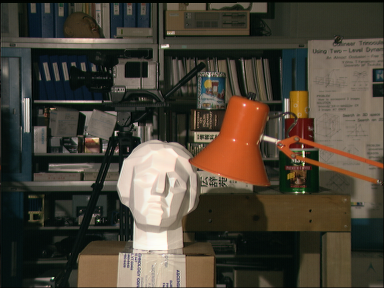
%> input picture Assignments/A5/ddd/BinocularStereo/tsukuba_l.ppm, 384 x 288 px
$ octave A5_ChengyinLiu.m   (GNU Octave 9; MATLAB toolbox functions it lacks are replaced by stand-ins)
%> lines starting %> are read from the running program, lines starting %| are printed output that depends on the picture
### Assignments/A5/ddd/Similarity.m
%%%%%%%%%%%%%%%%%%%%%%%%%%%%%%%%%%%%%%%%%%%%%%%%%%%%%%%%
%% Comp546
% Assignment5
% Chengyin Liu, cl93
%%%%%%%%%%%%%%%%%%%%%%%%%%%%%%%%%%%%%%%%%%%%%%%%%%%%%%%%

function sim = Similarity(imLeft, imRight, pixel, patchSize)
	[m, n] = size(imLeft);
	% get the patch position
	top = max(pixel(1) - patchSize / 2, 1);
	bot = min(pixel(1) + patchSize / 2, m);
	left = max(pixel(2) - patchSize / 2, 1);
	right = min(pixel(2) + patchSize / 2, n);

	patch = imLeft(top:bot, left:right);
	xcorr = normxcorr2(patch, imRight(top:bot, :));
	%[ypeak, xpeak] = find(xcorr == max(xcorr(:)));
	sim = xcorr(patchSize + 1, patchSize / 2 + 1:n + patchSize / 2);
end

### Assignments/A5/ddd/Disparity.m
function dis = Disparity(imLeft, imRight, patchSize, threshold)
	[m, n] = size(imLeft);
	dis = NaN(m, n);
	for i = 1 : m
		%disp(i)
		for j = 1 : n
			top = max(i - patchSize/2, 1);
			bot = min(i + patchSize/2, m);
			left = max(j - patchSize/2, 1);
			right = min(j + patchSize/2, n);

			patch = imLeft(top:bot, left:right);
			corr = normxcorr2(patch, imRight(top : bot, :));
			corrMax = max(corr(:));
			[ypeak, xpeak] = find(corr == corrMax);
			if corrMax > threshold
				distance = j - patchSize/2 - xpeak;
				if (distance > 0) || (abs(distance) > n / 6)
					distance = NaN;
				end
				dis(i, j) = abs(distance + patchSize);
			end
		end
	end
end

### Assignments/A5/ddd/A5_ChengyinLiu.m
%%%%%%%%%%%%%%%%%%%%%%%%%%%%%%%%%%%%%%%%%%%%%%%%%%%%%%%%
%% Comp546
% Assignment5
% Chengyin Liu, cl93
%%%%%%%%%%%%%%%%%%%%%%%%%%%%%%%%%%%%%%%%%%%%%%%%%%%%%%%%

close all;
clear all;
clc;

%% 1 Depth from Binocular Stereo
%% 1.1 Solving Correspondence
imLeft = imread('BinocularStereo/tsukuba_l.ppm');
%> imLeft is the input picture: size 288x384x3 uint8; mean R, G, B 74.7, 67.6, 55.3
imRight = imread('BinocularStereo/tsukuba_r.ppm');
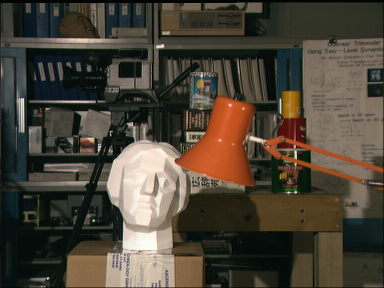
%> input picture Assignments/A5/ddd/BinocularStereo/tsukuba_r.ppm, 384 x 288 px
%> imRight is the input picture: size 288x384x3 uint8; mean R, G, B 75.3, 67.9, 55.4
imLeftDouble = double(rgb2gray(imLeft));
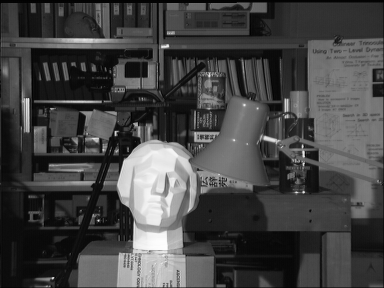
%> imLeftDouble: size 288x384 double; min 0, max 253, mean 68.3
imRightDouble = double(rgb2gray(imRight));
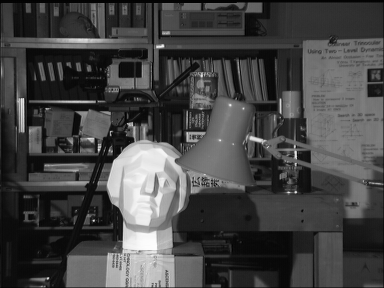
%> imRightDouble: size 288x384 double; min 0, max 254, mean 68.7

patchSize = 30;
p1 = [136, 83]; p(1, :) = p1;
p2 = [203, 304]; p(2, :) = p2;
p3 = [182, 119]; p(3, :) = p3;
p4 = [186, 160]; p(4, :) = p4;
p5 = [123, 224]; p(5, :) = p5;
p6 = [153, 338]; p(6, :) = p6;

%similarity
[m, n] = size(imLeftDouble);
%> m = 288; n = 384
figure(1);
for i = 1:1:6
    sim = Similarity(imLeftDouble, imRightDouble, p(i, :), patchSize);
    x = 0 - p(i, 2) : n  - p(i, 2) - 1;
    subplot(2, 3, i);
    plot(x, sim);
    title(['p', num2str(i)]);
end
%> this loop made 6 passes
%> pass 1, in Similarity, `patch = imLeft(top:bot, left:right);`:
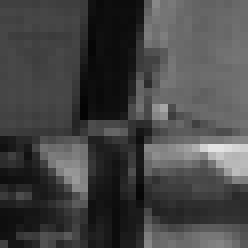
%> patch: size 31x31 double (shown 8 times larger); min 4, max 228, mean 69.6
%> pass 1, in Similarity, `xcorr = normxcorr2(patch, imRight(top:bot, :));`:
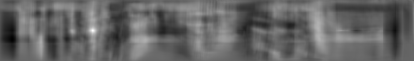
%> xcorr: size 61x414 double; min -0.656, max 0.979, mean -0.0074; drawn with min black and max white
%> pass 2, in Similarity (call 2), `patch = imLeft(top:bot, left:right);`:
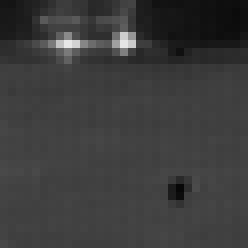
%> patch: size 31x31 double (shown 8 times larger); min 7, max 231, mean 60.2
%> pass 2, in Similarity (call 2), `xcorr = normxcorr2(patch, imRight(top:bot, :));`:
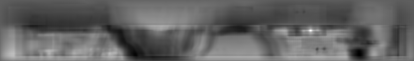
%> xcorr: size 61x414 double; min -0.609, max 0.995, mean 0.0191; drawn with min black and max white

%disparity
threshold = 0.6;
dis = Disparity(imLeftDouble, imRightDouble, patchSize, threshold);
%> (the run ends here)
